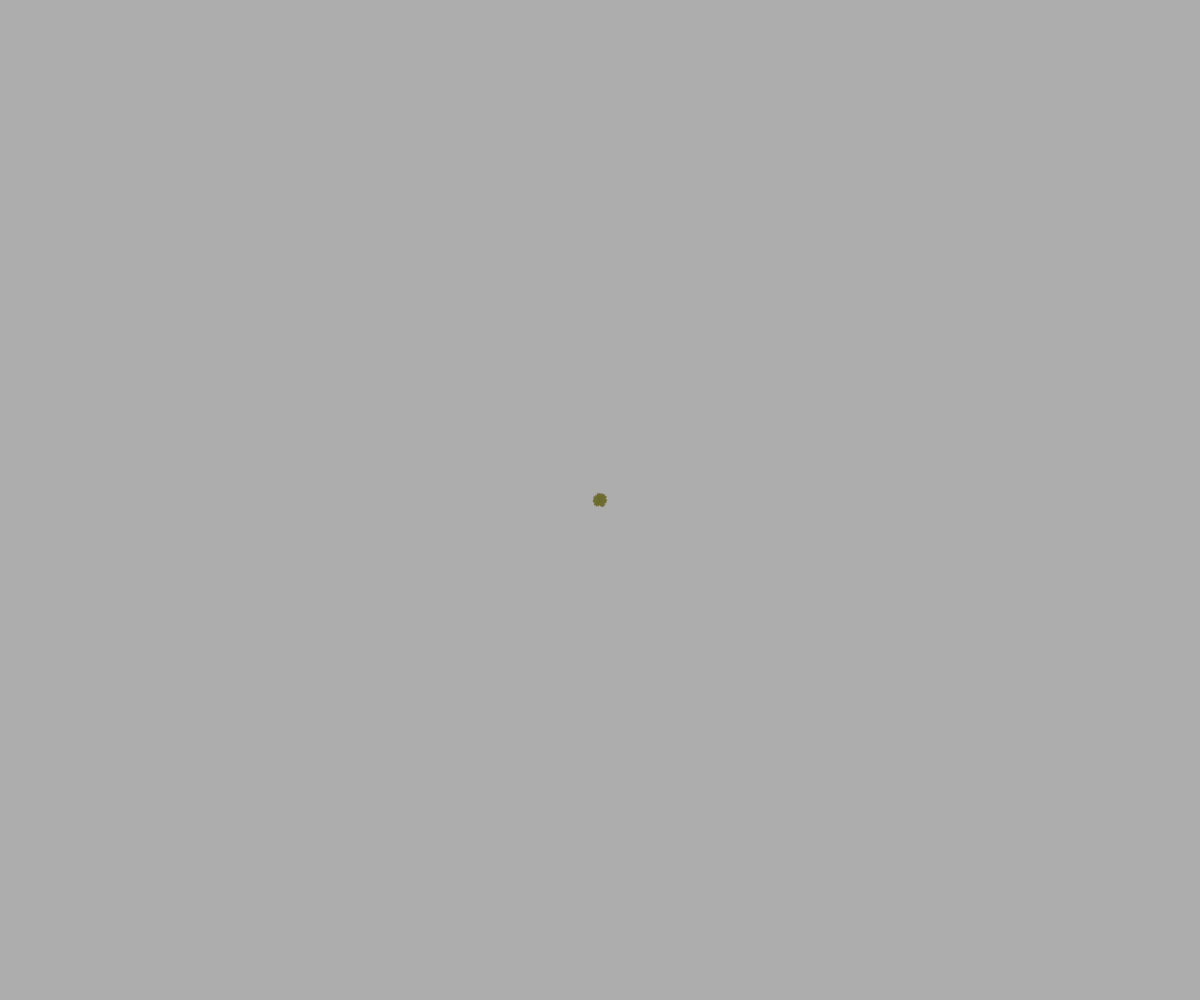
Frame 1 (no input)
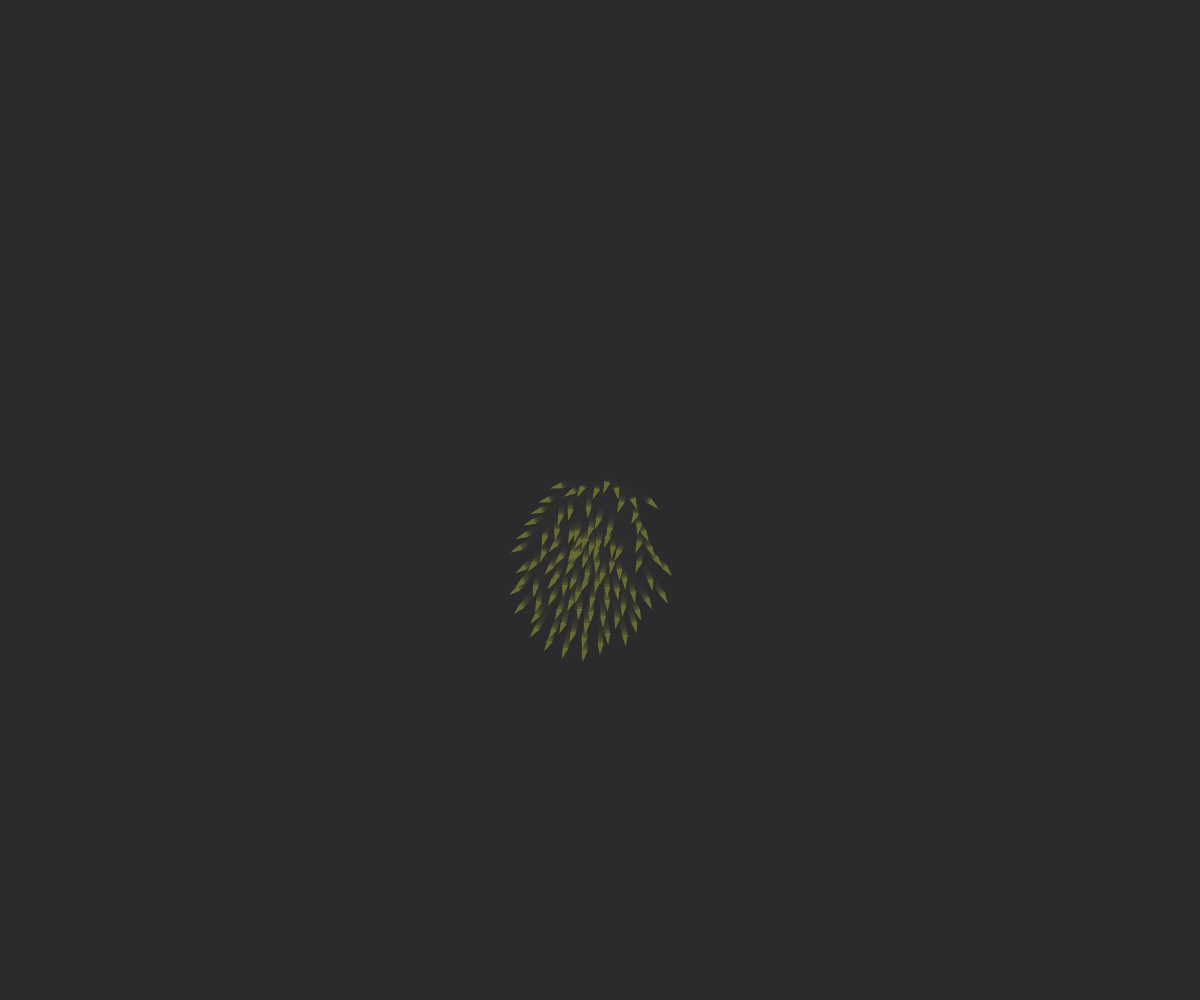
Frame 60 (no input)
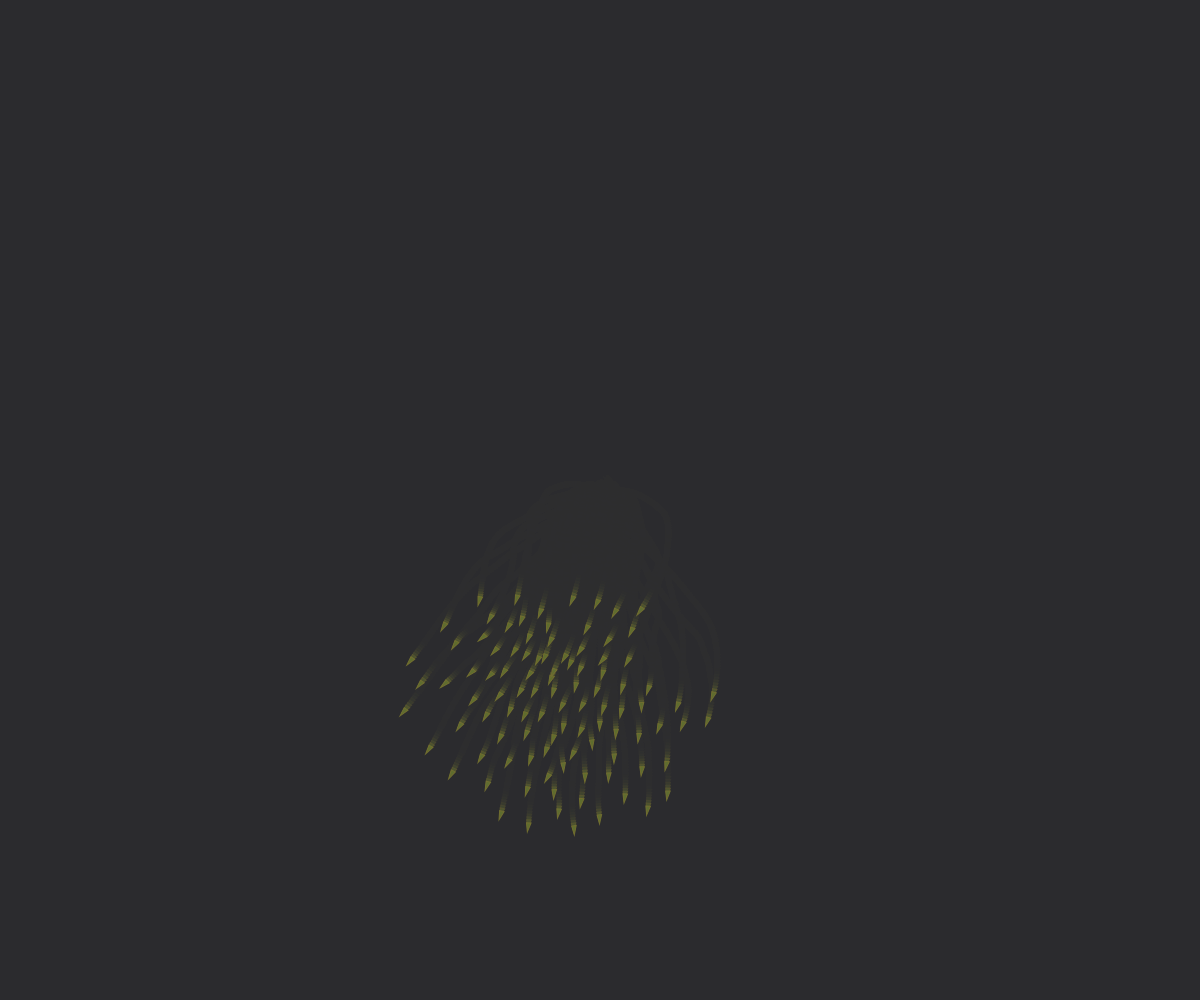
Frame 120 (the mouse pressed at the canvas centre since frame 60)

The p5.js sketch that drew these frames (run headless with seeded random() and noise() and a simulated clock; from frame 60 on, the mouse is pressed at the canvas centre):

// p5.js sketch
// ── sketch.js


let flock;

function setup() {
  createCanvas(window.innerWidth, window.innerHeight);
  createP("Website owned and created by Daenyl Bean. Drag the mouse to generate new boids. Based upon a project by Daniel Shiffman");

  flock = new Flock();
  // Add an initial set of boids into the system
  for (let i = 0; i < 100; i++) {
    let b = new Boid(width / 2,height / 2);
    flock.addBoid(b);
  }
}

function draw() {
  
  flock.run();
  background(45,45,48,99);
}

function windowResized() {
  resizeCanvas(window.innerWidth, window.innerHeight);
}

// Add a new boid into the System
function mouseDragged() {
  flock.addBoid(new Boid(mouseX, mouseY));
}

// The Nature of Code
// Daniel Shiffman
// http://natureofcode.com

// Flock object
// Does very little, simply manages the array of all the boids

function Flock() {
  // An array for all the boids
  this.boids = []; // Initialize the array
}

Flock.prototype.run = function() {
  for (let i = 0; i < this.boids.length; i++) {
    this.boids[i].run(this.boids);  // Passing the entire list of boids to each boid individually
  }
}

Flock.prototype.addBoid = function(b) {
  this.boids.push(b);
}

// The Nature of Code
// Daniel Shiffman
// http://natureofcode.com

// Boid class
// Methods for Separation, Cohesion, Alignment added

function Boid(x, y) {
  this.acceleration = createVector(0, 0);
  this.velocity = createVector(random(-1, 1), random(-1, 1));
  this.position = createVector(x, y);
  this.r = 2.275;
  this.maxspeed = 3.2;    // Maximum speed
  this.maxforce = 0.05; // Maximum steering force
}

Boid.prototype.run = function(boids) {
  this.flock(boids);
  this.update();
  this.borders();
  this.render();
}

Boid.prototype.applyForce = function(force) {
  // We could add mass here if we want A = F / M
  this.acceleration.add(force);
}

// We accumulate a new acceleration each time based on three rules
Boid.prototype.flock = function(boids) {
  let sep = this.separate(boids);   // Separation
  let ali = this.align(boids);      // Alignment
  let coh = this.cohesion(boids);   // Cohesion
  // Arbitrarily weight these forces
  sep.mult(1.5);
  ali.mult(1.0);
  coh.mult(1.0);
  // Add the force vectors to acceleration
  this.applyForce(sep);
  this.applyForce(ali);
  this.applyForce(coh);
}

// Method to update location
Boid.prototype.update = function() {
  // Update velocity
  this.velocity.add(this.acceleration);
  // Limit speed
  this.velocity.limit(this.maxspeed);
  this.position.add(this.velocity);
  // Reset accelertion to 0 each cycle
  this.acceleration.mult(0);
}

// A method that calculates and applies a steering force towards a target
// STEER = DESIRED MINUS VELOCITY
Boid.prototype.seek = function(target) {
  let desired = p5.Vector.sub(target,this.position);  // A vector pointing from the location to the target
  // Normalize desired and scale to maximum speed
  desired.normalize();
  desired.mult(this.maxspeed);
  // Steering = Desired minus Velocity
  let steer = p5.Vector.sub(desired,this.velocity);
  steer.limit(this.maxforce);  // Limit to maximum steering force
  return steer;
}

Boid.prototype.render = function() {
  // Draw a triangle rotated in the direction of velocity
  let theta = this.velocity.heading() + radians(90);
  var choose = random(45,50);
  fill(125,150,choose);
  stroke(155,150,choose);
  push();
  translate(this.position.x, this.position.y);
  rotate(theta);
  beginShape();
  vertex(1, -this.r * 2);
  vertex(-this.r, this.r * 2);
  vertex(this.r, this.r * 2);
  endShape(CLOSE);
  pop();
}

// Wraparound
Boid.prototype.borders = function() {
  if (this.position.x < -this.r)  this.position.x = width + this.r;
  if (this.position.y < -this.r)  this.position.y = height + this.r;
  if (this.position.x > width + this.r) this.position.x = -this.r;
  if (this.position.y > height + this.r) this.position.y = -this.r;
}

// Separation
// Method checks for nearby boids and steers away
Boid.prototype.separate = function(boids) {
  let desiredseparation = 25.0;
  let steer = createVector(0, 0);
  let count = 0;
  // For every boid in the system, check if it's too close
  for (let i = 0; i < boids.length; i++) {
    let d = p5.Vector.dist(this.position,boids[i].position);
    // If the distance is greater than 0 and less than an arbitrary amount (0 when you are yourself)
    if ((d > 0) && (d < desiredseparation)) {
      // Calculate vector pointing away from neighbor
      let diff = p5.Vector.sub(this.position, boids[i].position);
      diff.normalize();
      diff.div(d);        // Weight by distance
      steer.add(diff);
      count++;            // Keep track of how many
    }
  }
  // Average -- divide by how many
  if (count > 0) {
    steer.div(count);
  }

  // As long as the vector is greater than 0
  if (steer.mag() > 0) {
    // Implement Reynolds: Steering = Desired - Velocity
    steer.normalize();
    steer.mult(this.maxspeed);
    steer.sub(this.velocity);
    steer.limit(this.maxforce);
  }
  return steer;
}

// Alignment
// For every nearby boid in the system, calculate the average velocity
Boid.prototype.align = function(boids) {
  let neighbordist = 50;
  let sum = createVector(0,0);
  let count = 0;
  for (let i = 0; i < boids.length; i++) {
    let d = p5.Vector.dist(this.position,boids[i].position);
    if ((d > 0) && (d < neighbordist)) {
      sum.add(boids[i].velocity);
      count++;
    }
  }
  if (count > 0) {
    sum.div(count);
    sum.normalize();
    sum.mult(this.maxspeed);
    let steer = p5.Vector.sub(sum, this.velocity);
    steer.limit(this.maxforce);
    return steer;
  } else {
    return createVector(0, 0);
  }
}

// Cohesion
// For the average location (i.e. center) of all nearby boids, calculate steering vector towards that location
Boid.prototype.cohesion = function(boids) {
  let neighbordist = 50;
  let sum = createVector(0, 0);   // Start with empty vector to accumulate all locations
  let count = 0;
  for (let i = 0; i < boids.length; i++) {
    let d = p5.Vector.dist(this.position,boids[i].position);
    if ((d > 0) && (d < neighbordist)) {
      sum.add(boids[i].position); // Add location
      count++;
    }
  }
  if (count > 0) {
    sum.div(count);
    return this.seek(sum);  // Steer towards the location
  } else {
    return createVector(0, 0);
  }
}
